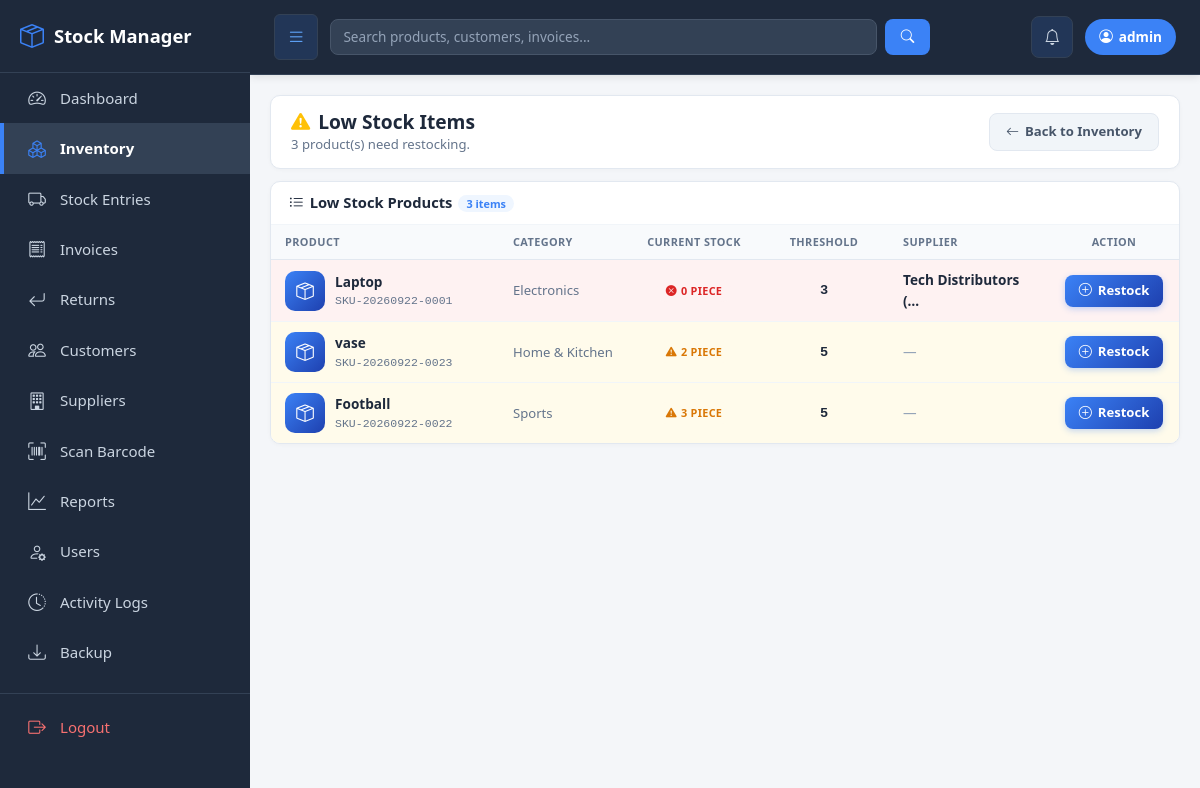
The page /inventory/low-stock/ (signed in) on the database its author committed.
### inventory/models.py (models this page shows, shortened)
class Product(models.Model):
    name = models.CharField(max_length=200)
    sku = models.CharField(max_length=50, unique=True, blank=True, null=True)
    barcode = models.CharField(max_length=50, blank=True, null=True, unique=True)
    barcode_image = models.ImageField(upload_to='barcodes/', blank=True, null=True)
    qr_code = models.ImageField(upload_to='qrcodes/', blank=True, null=True)
    category = models.ForeignKey(Category, on_delete=models.SET_NULL, null=True, related_name='products')
    supplier = models.ForeignKey(Supplier, on_delete=models.SET_NULL, null=True, blank=True, related_name='products')
    description = models.TextField(blank=True)
    purchase_price = models.DecimalField(max_digits=10, decimal_places=2, default=0)
    price = models.DecimalField(max_digits=10, decimal_places=2, default=0)
    quantity = models.IntegerField(default=0)
    low_stock_threshold = models.PositiveIntegerField(default=10)
    unit = models.CharField(max_length=20, default='Piece')
    image = models.ImageField(upload_to='products/', blank=True, null=True)
    created_at = models.DateTimeField(auto_now_add=True)
    updated_at = models.DateTimeField(auto_now=True)
    class Meta:
        ordering = ['name']

class Category(models.Model):
    name = models.CharField(max_length=100, unique=True)
    description = models.TextField(blank=True)
    created_at = models.DateTimeField(auto_now_add=True)
    class Meta:
        verbose_name_plural = "Categories"
        ordering = ['name']

class Supplier(models.Model):
    company_name = models.CharField(max_length=200, help_text="Primary - Company/LLC name")
    contact_person = models.CharField(max_length=200, blank=True, help_text="Optional - Person name")
    country_code = models.CharField(max_length=5, default='+971')
    phone = models.CharField(max_length=20)
    email = models.EmailField(blank=True, help_text="Email address")
    address = models.TextField(blank=True)
    city = models.CharField(max_length=100, blank=True)
    country = models.CharField(max_length=100, blank=True, default='UAE')
    trn = models.CharField(max_length=50, blank=True, help_text="Tax Registration Number")
    created_at = models.DateTimeField(auto_now_add=True)
    created_by = models.ForeignKey(User, on_delete=models.SET_NULL, null=True, blank=True)
    class Meta:
        ordering = ['company_name']

### inventory/views.py (the view)
# urls.py: path('inventory/low-stock/', views.low_stock, name='low_stock'),
@login_required
def low_stock(request):
    products = Product.objects.filter(
        quantity__lte=F('low_stock_threshold')
    ).select_related('category', 'supplier').order_by('quantity')
    return render(request, 'low_stock.html', {
        'products': products,
        'currency_symbol': Settings.get_currency_symbol(),
    })

### inventory/context_processors.py (called while the page is built)
def currency_context(request):
    try:
        settings_obj = Settings.get_settings()
        return {
            'currency_symbol': Settings.get_currency_symbol(),
            'settings': settings_obj,
        }
    except Exception:
        return {
            'currency_symbol': '₨',
            'settings': None,
        }

### inventory/models.py (called while the page is built)
    @classmethod
    def get_settings(cls):
        obj, _ = cls.objects.get_or_create(id=1)
        return obj

    @classmethod
    def get_currency_symbol(cls):
        symbols = {
            'PKR': '₨',
            'AED': 'د.إ',
            'SAR': '﷼',
            'USD': '$',
            'EUR': '€',
            'GBP': '£',
        }
        settings_obj = cls.get_settings()
        return symbols.get(settings_obj.currency, '$')

### inventory/templates/low_stock.html (shortened to what this page needs)
{% extends 'base.html' %}
{% load static %}
{% block content %}
<div class="page-header">
    <div class="page-header-content">
        <div>
            <h2 class="page-title">
                <i class="bi bi-exclamation-triangle-fill text-warning"></i>
                Low Stock Items
            </h2>
            <p class="page-subtitle">{{ products|length }} product(s) need restocking.</p>
        </div>
        <div class="page-header-actions">
            <a href="{% url 'inventory_list' %}" class="btn-secondary-action">
                <i class="bi bi-arrow-left"></i> Back to Inventory
            </a>
        </div>
    </div>
</div>
{% if products %}
<div class="products-card">
    <div class="products-card-header">
        <h5 class="products-card-title">
            <i class="bi bi-list-ul"></i>
            Low Stock Products
            <span class="products-count">{{ products|length }} items</span>
        </h5>
    </div>
    <div class="products-card-body p-0">
        <div class="table-responsive">
            <table class="modern-inv-table">
                <thead>
                    <tr>
                        <th>Product</th>
                        <th style="width: 130px;">Category</th>
                        <th style="width: 130px;" class="text-center">Current Stock</th>
                        <th style="width: 130px;" class="text-center">Threshold</th>
                        <th style="width: 160px;">Supplier</th>
                        <th style="width: 130px;" class="text-center">Action</th>
                    </tr>
                </thead>
                <tbody>
                    {% for p in products %}
                    <tr style="{% if p.quantity <= 0 %}background: #fef2f2;{% else %}background: #fffbeb;{% endif %}">
                        <td>
                            <div style="display: flex; align-items: center; gap: 10px;">
                                <div class="stat-icon" style="width: 40px; height: 40px; border-radius: 10px; font-size: 1.1rem; background: linear-gradient(135deg, #3b82f6, #1e40af); color: #fff;">
                                    <i class="bi bi-box-seam"></i>
                                </div>
                                <div>
                                    <strong style="color: #1e293b;">{{ p.name }}</strong>
                                    {% if p.sku %}
                                        <small style="color: #64748b; display: block; font-family: monospace; font-size: 0.72rem;">{{ p.sku }}</small>
                                    {% endif %}
                                </div>
                            </div>
                        </td>
                        <td>
                            {% if p.category %}
                                <span class="category-chip">{{ p.category.name }}</span>
                            {% else %}
                                <span style="color: #94a3b8;">—</span>
                            {% endif %}
                        </td>
                        <td class="text-center">
                            {% if p.quantity <= 0 %}
                                <span class="status-pill status-out"><i class="bi bi-x-circle-fill"></i> 0 {{ p.unit }}</span>
                            {% else %}
                                <span class="status-pill status-low"><i class="bi bi-exclamation-triangle-fill"></i> {{ p.quantity }} {{ p.unit }}</span>
                            {% endif %}
                        </td>
                        <td class="text-center"><strong style="font-family: monospace; color: #1e293b;">{{ p.low_stock_threshold }}</strong></td>
                        <td>
                            {% if p.supplier %}
                                <strong style="color: #1e293b; font-size: 0.85rem;">{{ p.supplier.company_name|truncatechars:20 }}</strong>
                            {% else %}
                                <span style="color: #94a3b8;">—</span>
                            {% endif %}
                        </td>
                        <td class="text-center">
                            <a href="{% url 'add_stock' p.id %}" class="btn-add-product" style="padding: 6px 14px; font-size: 0.82rem;">
                                <i class="bi bi-plus-circle"></i> Restock
                            </a>
                        </td>
                    </tr>
                    {% endfor %}
                </tbody>
            </table>
        </div>
    </div>
</div>
{% endif %}
{% endblock %}

### inventory/templates/base.html (shortened to what this page needs)
<!DOCTYPE html>
<html lang="en">
<head>
    <link href="https://cdn.jsdelivr.net/npm/bootstrap@5.3.2/dist/css/bootstrap.min.css" rel="stylesheet">
    {% load static %}
    <link href="https://cdn.jsdelivr.net/npm/bootstrap-icons@1.11.1/font/bootstrap-icons.css" rel="stylesheet">
    <link rel="stylesheet" href="{% static 'css/style.css' %}">
</head>
<body>
{% if user.is_authenticated %}
{% with current=request.resolver_match.url_name %}
<aside class="sidebar" id="sidebar">
    <div class="brand">
        <div class="brand-left">
            <i class="bi bi-box-seam"></i>
            <span>Stock Manager</span>
        </div>
    </div>
    <a href="{% url 'dashboard' %}" class="{% if current == 'dashboard' %}active{% endif %}">
        <i class="bi bi-speedometer2"></i> Dashboard
    </a>
    <a href="{% url 'inventory_list' %}" class="{% if current == 'inventory_list' or current == 'add_inventory' or current == 'edit_inventory' or current == 'add_stock' or current == 'stock_history' or current == 'low_stock' %}active{% endif %}">
        <i class="bi bi-boxes"></i> Inventory
    </a>
    <a href="{% url 'stock_entries' %}" class="{% if current == 'stock_entries' or current == 'create_stock_entry' %}active{% endif %}">
        <i class="bi bi-truck"></i> Stock Entries
    </a>
    <a href="{% url 'invoice_list' %}" class="{% if current == 'invoice_list' or current == 'create_invoice' or current == 'invoice_detail' %}active{% endif %}">
        <i class="bi bi-receipt"></i> Invoices
    </a>
    <a href="{% url 'returns' %}" class="{% if current == 'returns' %}active{% endif %}">
        <i class="bi bi-arrow-return-left"></i> Returns
    </a>
    <a href="{% url 'customers' %}" class="{% if current == 'customers' or current == 'customer_detail' or current == 'edit_customer' %}active{% endif %}">
        <i class="bi bi-people"></i> Customers
    </a>
    <a href="{% url 'suppliers' %}" class="{% if current == 'suppliers' or current == 'supplier_detail' or current == 'edit_supplier' %}active{% endif %}">
        <i class="bi bi-building"></i> Suppliers
    </a>
    <a href="{% url 'scan_barcode' %}" class="{% if current == 'scan_barcode' %}active{% endif %}">
        <i class="bi bi-upc-scan"></i> Scan Barcode
    </a>
    <a href="{% url 'reports' %}" class="{% if current == 'reports' %}active{% endif %}">
        <i class="bi bi-graph-up"></i> Reports
    </a>
    {% if user.is_superuser %}
    <a href="{% url 'user_list' %}" class="{% if current == 'user_list' or current == 'create_staff' %}active{% endif %}">
        <i class="bi bi-person-gear"></i> Users
    </a>
    <a href="{% url 'activity_logs' %}" class="{% if current == 'activity_logs' %}active{% endif %}">
        <i class="bi bi-clock-history"></i> Activity Logs
    </a>
    <a href="{% url 'backup_data' %}" class="{% if current == 'backup_data' %}active{% endif %}">
        <i class="bi bi-download"></i> Backup
    </a>
    {% endif %}
    <div class="logout-section">
        <a href="{% url 'logout' %}" class="logout-link">
            <i class="bi bi-box-arrow-right"></i> Logout
        </a>
    </div>
</aside>
{% endwith %}
{% endif %}
<div class="{% if user.is_authenticated %}main-content{% else %}container mt-4{% endif %}" id="mainContent">
    {% if user.is_authenticated %}
    <div class="topbar">
        <div class="d-flex align-items-center flex-grow-1" style="gap: 12px;">
            <button class="menu-toggle" onclick="toggleSidebar()" title="Toggle Sidebar (Ctrl+B)">
                <i class="bi bi-list"></i>
            </button>
            <form method="get" action="{% url 'global_search' %}" class="d-flex flex-grow-1" style="max-width: 600px;">
                <input type="text" name="q" class="form-control search-input me-2"
                       placeholder="Search products, customers, invoices...">
                <button class="search-btn" type="submit">
                    <i class="bi bi-search"></i>
                </button>
            </form>
        </div>
        <div class="d-flex align-items-center" style="gap: 12px;">
            <a href="{% url 'notifications' %}" class="notif-btn" title="Notifications">
                <i class="bi bi-bell"></i>
            </a>
            <span class="user-badge">
                <i class="bi bi-person-circle"></i>
                {{ user.username }}
            </span>
        </div>
    </div>
    {% endif %}
    <div class="content-area">
        {% block content %}{% endblock %}
    </div>
</div>
</body>
</html>

### inventory/templates/base.html (style rules this page uses)
* { box-sizing: border-box; }
body { background: #f4f6f9; font-family: 'Segoe UI', sans-serif; margin: 0; }
.sidebar { height: 100vh; max-height: 100vh; background: #1e293b; color: #fff; position: fixed; top: 0; left: 0; width: 250px; padding-top: 0; overflow-y: auto; overflow-x: hidden; z-index: 1000; transition: transform 0.3s ease; scrollbar-width: thin; scrollbar-color: #475569 #1e293b; }
.sidebar .brand { font-size: 1.15rem; font-weight: 700; padding: 18px 20px; border-bottom: 1px solid #334155; color: #fff; display: flex; align-items: center; justify-content: space-between; }
.sidebar .brand-left { display: flex; align-items: center; gap: 10px; }
.sidebar .brand-left i { color: #3b82f6; font-size: 1.5rem; }
.sidebar a { color: #cbd5e1; padding: 12px 22px; display: flex; align-items: center; gap: 12px; text-decoration: none; transition: all 0.2s; border-left: 4px solid transparent; font-size: 0.94rem; }
.sidebar a i { font-size: 1.1rem; width: 22px; text-align: center; }
.sidebar a.active { background: #334155; color: #ffffff; border-left-color: #3b82f6; font-weight: 600; }
.sidebar a.active i { color: #3b82f6; }
.sidebar .logout-section { margin-top: 15px; border-top: 1px solid #334155; padding: 8px 0; }
.sidebar .logout-link { color: #f87171 !important; }
.main-content { margin-left: 250px; padding: 0; min-height: 100vh; transition: margin-left 0.3s ease; }
.topbar { background: #1e293b; color: #fff; padding: 14px 24px; display: flex; justify-content: space-between; align-items: center; gap: 12px; box-shadow: 0 2px 8px rgba(0,0,0,0.1); border-bottom: 1px solid #334155; }
.menu-toggle { background: rgba(59, 130, 246, 0.15); color: #60a5fa; border: 1px solid #334155; padding: 8px 12px; border-radius: 6px; cursor: pointer; font-size: 1.15rem; transition: all 0.2s; flex-shrink: 0; }
.topbar .search-input { background: #334155; border: 1px solid #475569; color: #fff; border-radius: 8px; }
.topbar .search-input::placeholder { color: #94a3b8; }
.topbar .search-btn { background: #3b82f6; border: none; color: #fff; border-radius: 8px; padding: 8px 16px; }
.topbar .notif-btn { background: rgba(59, 130, 246, 0.15); border: 1px solid #334155; color: #cbd5e1; border-radius: 8px; padding: 8px 12px; position: relative; transition: all 0.2s; }
.topbar .user-badge { background: #3b82f6; color: #fff; padding: 8px 14px; border-radius: 20px; font-size: 0.85rem; font-weight: 600; text-transform: lowercase; display: flex; align-items: center; gap: 6px; }
.content-area { padding: 20px; }

### rows shown on the page
Product: name "Laptop", sku "SKU-20260922-0001", category.name "Electronics", unit "PIECE", low_stock_threshold "3", supplier.company_name "Tech Distributors (…"
Product: name "vase", sku "SKU-20260922-0023", category.name "Home & Kitchen", quantity "2", unit "PIECE", low_stock_threshold "5"
Product: name "Football", sku "SKU-20260922-0022", category.name "Sports", quantity "3", unit "PIECE", low_stock_threshold "5"

### other values the page prints
{{ user.username }} "admin"
{{ products|length }} "3"
